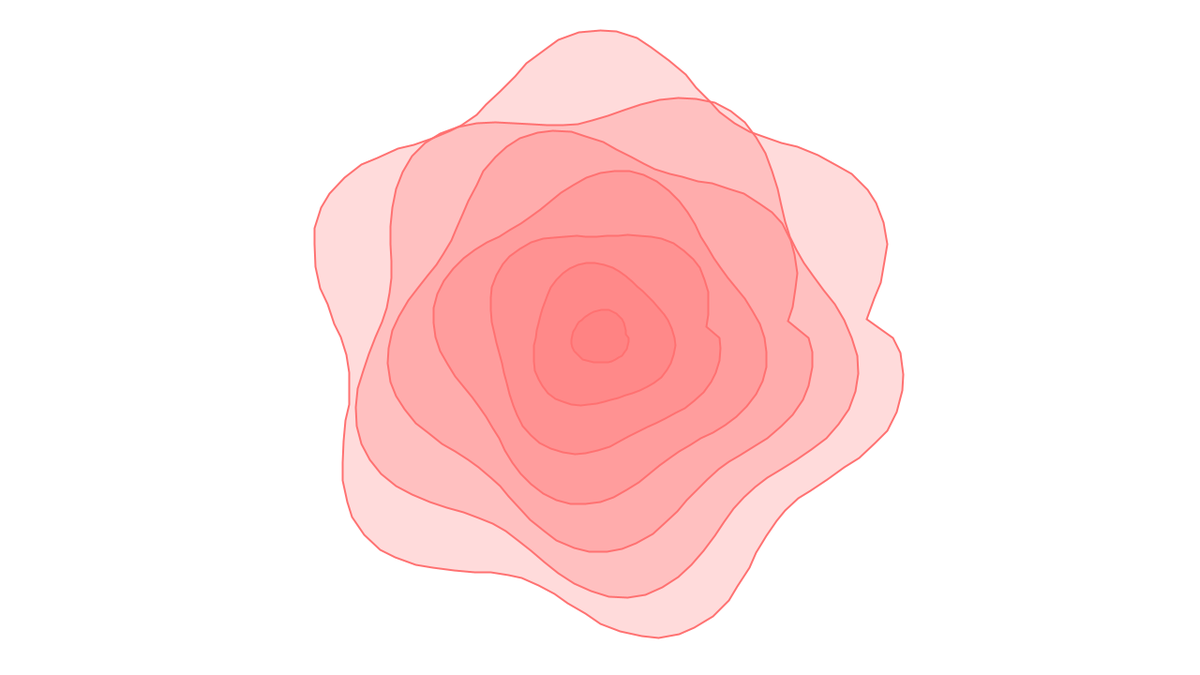
Frame 1 (no input)
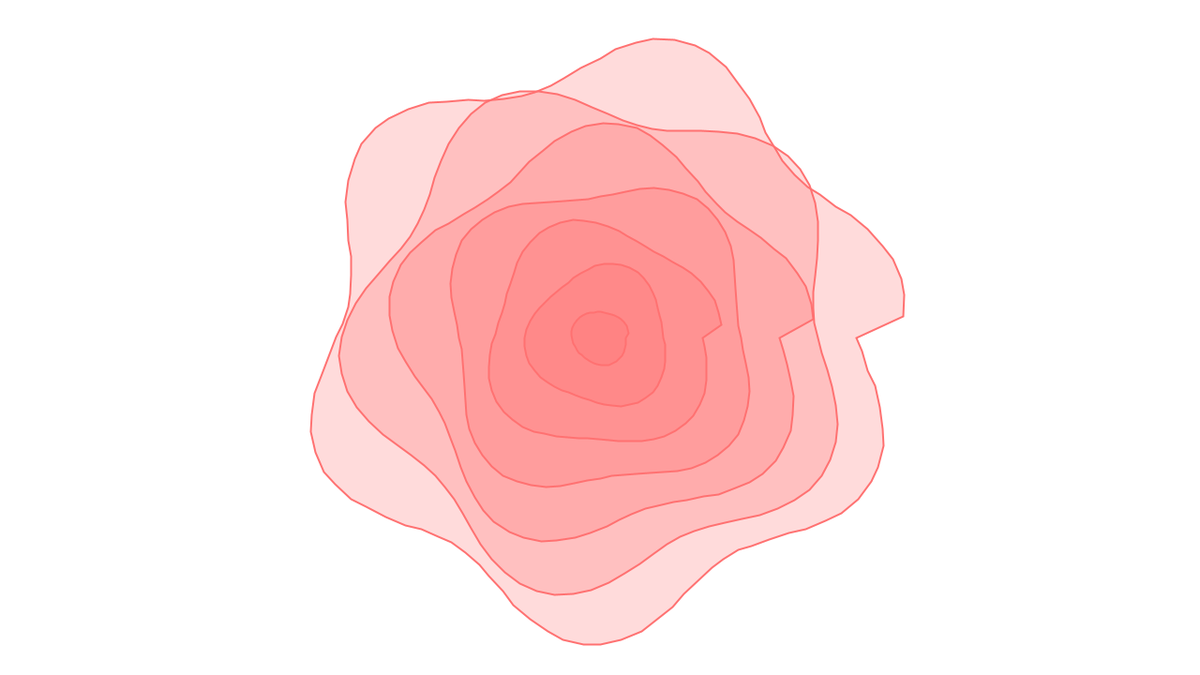
Frame 60 (the mouse pressed at the canvas centre just before this capture)
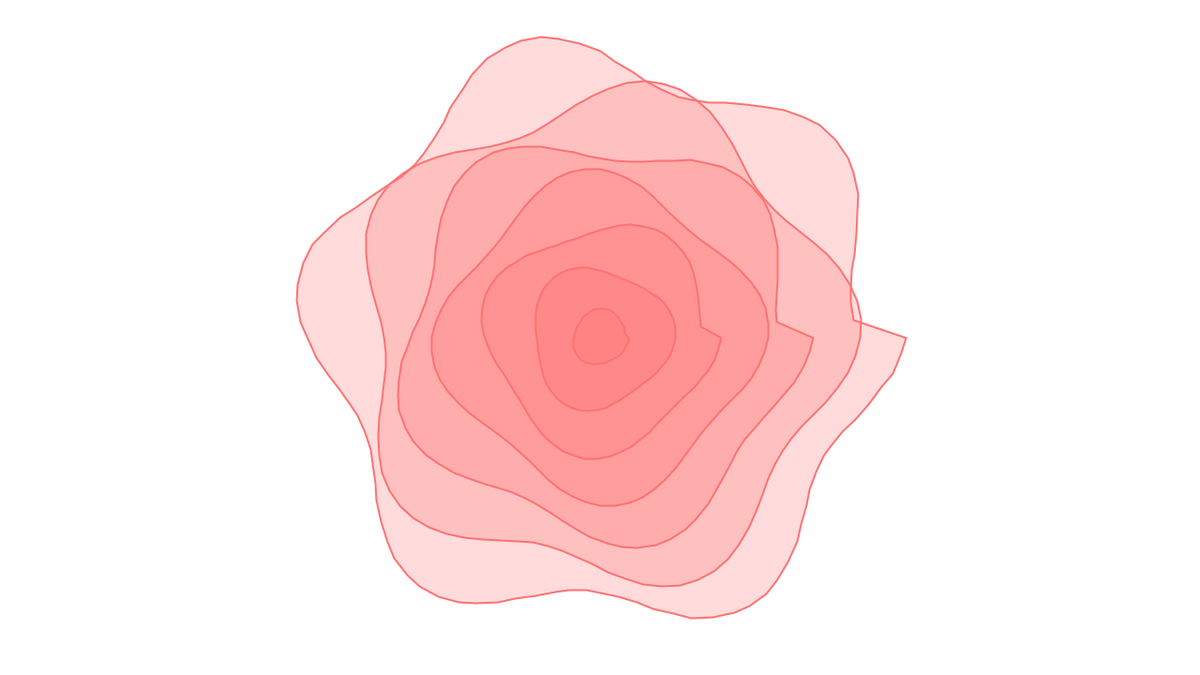
Frame 120 (the mouse held since frame 60 and released just before this capture)

The Processing sketch that drew these frames (run headless with seeded random() and noise(); from frame 60 on, the mouse is pressed at the canvas centre):

// Processing sketch: sketch_7
// ── sketch_7.pde

void setup() {
  size(1280, 720);
  //drawMPloygon(299);
}

void draw() {
  background(255);
   drawMPloygon(299);
  ////迭代生成带半径不停变化的圆
  //for (int i=0;i<299;i=i+45){
  //  int vertexCount = int(map(i,0,299,40,100));
  // //圆上点的个数随着半径不同而不同
  // mPolygon(width/2,height/2,vertexCount,i,i/10);
  //}
}

void drawMPloygon(int i){
  int vertexCount = int(map(i,0,299,40,100));
   //圆上点的个数随着半径不同而不同
   mPolygon(width/2,height/2,vertexCount,i,i/10);
        i-=45;
   if(i>0){
        drawMPloygon(i);
   }
}

void mPolygon(int x, int y,int numOfVertex, int br, int rOff){
   strokeWeight(2);
  stroke(255,113,113);
  fill(255,113,113,64);
  beginShape();
  for (int i=0;i<numOfVertex;i++){
    float pingPong = sin(radians(millis()/6.0+20*i));
    float r = br+map(pingPong,-1,1,-rOff,rOff);
    vertex(x+cos(radians(i*360/numOfVertex))*r,y+sin(radians(i*360/numOfVertex))*r);
  }
  endShape(CLOSE);
}
